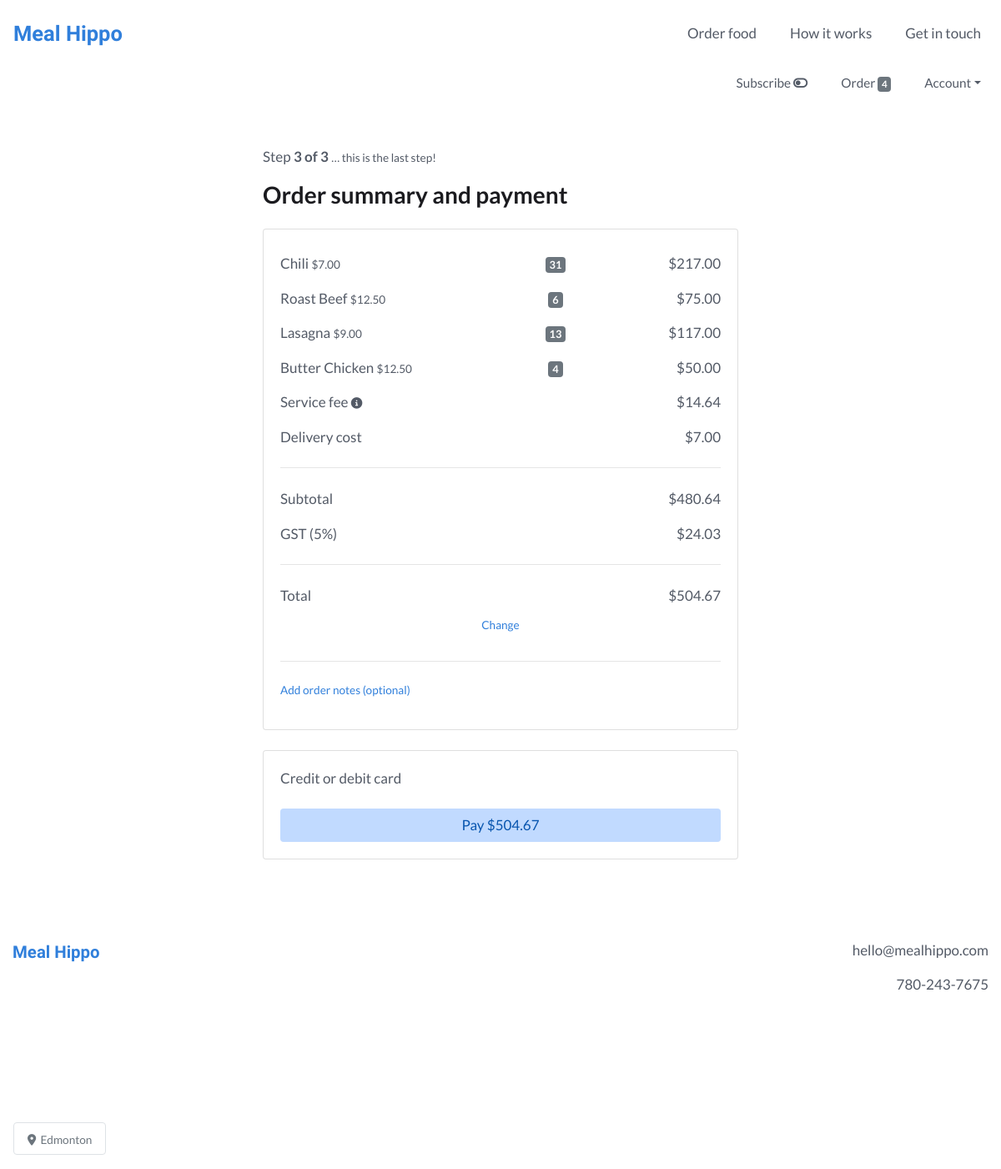
The page /app/order/payment (signed in) on the database its author committed.
### users/models.py (models this page shows, shortened)
class CustomUser(AbstractBaseUser):
    email = models.EmailField(unique=True)
    is_active = models.BooleanField(default=True)
    is_admin = models.BooleanField(default=False)
    objects = CustomUserManager()
    USERNAME_FIELD = 'email'
    REQUIRED_FIELDS = []

### webplatform/models.py (models this page shows, shortened)
class Order(models.Model):
    user = models.ForeignKey(settings.AUTH_USER_MODEL, on_delete=models.CASCADE)
    items = models.ManyToManyField(OrderItem)
    to_be_delivered = models.BooleanField(default=True)
    delivery_date = models.DateField(null=True)
    delivery_time = models.TimeField(null=True)
    notes = models.TextField(blank=True, null=True, verbose_name='Order notes')
    is_completed = models.BooleanField(default=False)
    payment = models.ForeignKey(Payment, on_delete=models.SET_NULL, blank=True, null=True)
    created_at = models.DateTimeField(auto_now_add=True)
    modified_at = models.DateTimeField(auto_now=True)
    def get_order_initial_subtotal(self):
        order_initial_subtotal = 0
        for item in self.items.all():
            order_initial_subtotal += item.get_total_item_price()
        return order_initial_subtotal
    def get_order_web_fee(self):
        order_initial_subtotal = self.get_order_initial_subtotal()
        website_fee_fixed = 1 + 0.33
        website_fee_variable = 0.029
        order_web_fee = website_fee_fixed + order_initial_subtotal * website_fee_variable
        return order_web_fee
    def get_order_subtotal(self):
        order_initial_subtotal = self.get_order_initial_subtotal()
        order_web_fee = self.get_order_web_fee()
        order_subtotal = order_initial_subtotal + order_web_fee
        if not UserDeliveryDetail.objects.filter(user=self.user)[0].free_delivery and self.to_be_delivered:
            order_delivery_fee = 7
            order_subtotal += order_delivery_fee
        return order_subtotal
    def get_order_gst(self):
        order_subtotal = self.get_order_subtotal()
        gst_rate = 0.05
        order_gst = order_subtotal * gst_rate
        return order_gst
    def get_order_total(self):
        order_subtotal = self.get_order_subtotal()
        order_gst = self.get_order_gst()
        order_total = order_subtotal + order_gst
        return order_total

class OrderItem(models.Model):
    user = models.ForeignKey(settings.AUTH_USER_MODEL, on_delete=models.CASCADE)
    item = models.ForeignKey(Item, on_delete=models.CASCADE)
    quantity = models.IntegerField(default=1)
    is_individual = models.BooleanField(default=False)
    is_completed = models.BooleanField(default=False)
    def get_total_item_price(self):
        return self.quantity * self.item.price

class Item(models.Model):
    supplier = models.ForeignKey(Supplier, on_delete=models.CASCADE)
    name = models.CharField(max_length=100)
    description = models.TextField()
    price = models.FloatField()
    minimum_portions = models.IntegerField(blank=True, null=True)
    portion_increment = models.IntegerField(blank=True, null=True)
    minimum_lead_time = models.IntegerField(blank=True, null=True)
    calories = models.CharField(max_length=100, blank=True, null=True)
    protein = models.FloatField(blank=True, null=True)
    fat = models.FloatField(blank=True, null=True)
    carbs = models.FloatField(blank=True, null=True)
    portion_size = models.TextField(blank=True, null=True)
    rank = models.IntegerField(blank=True, null=True)
    is_active = models.BooleanField()
    is_featured = models.BooleanField(default=False)
    created_at = models.DateTimeField(auto_now_add=True)
    modified_at = models.DateTimeField(auto_now=True)

class UserDeliveryDetail(models.Model):
    user = models.OneToOneField(settings.AUTH_USER_MODEL, on_delete=models.CASCADE)
    phone = models.CharField(max_length=20)
    address = models.TextField()
    instructions = models.TextField(blank=True, null=True, verbose_name='Delivery instructions')
    free_delivery = models.BooleanField(default=True)
    is_subscribed = models.BooleanField(default=False, verbose_name='subscribe weekly')

### webplatform/views.py (the view, shortened to what this page needs)
# urls.py: path('app/order/payment', views.OrderPaymentView.as_view(), name='order_payment_view'),
class OrderPaymentView(IsSubscribedMixin, LoginRequiredMixin, View):
    def get(self, *args, **kwargs):
        user = self.request.user
        order = models.Order.objects.get(user=user, is_completed=False)
        order_items = order.items.all()
        free_delivery = models.UserDeliveryDetail.objects.get(user=user).free_delivery
        context = {
            'order': order,
            'order_items': order_items,
            'free_delivery': free_delivery,
            'stripe_pk': settings.STRIPE_API_PUBLISHABLE_KEY,
        }
        return render(self.request, 'webplatform/order_payment_view.html', context)

### webplatform/templatetags/templatetags.py (called while the page is built)
@register.filter
def cart_item_count(user):
    if user.is_authenticated:
        queryset = models.Order.objects.filter(user=user, is_completed=False)
        if queryset.exists():
            return queryset[0].items.count()
    return 0

### webplatform/templates/webplatform/order_payment_view.html (shortened to what this page needs)
{% extends 'base.html' %}
{% load static %}
{% load crispy_forms_tags %}
{% load humanize %}
{% block content %}
<div class="container-fluid my-5">
  <div class="row">
    <div class="col-lg-6 offset-lg-3 col-md-8 offset-md-2 col-12">
      {% if order.to_be_delivered %}
        <p>Step <b>3 of 3</b> <small>&hellip; this is the last step!</small></p>
      {% else %}
        <p>Step <b>2 of 2</b> <small>&hellip; this is the last step!</small></p>
      {% endif %}
      <h3 class="mb-4">Order summary and payment</h3>
      <div class="card mb-4">
        <div class="card-body">
					<div class="container">
            {% for order_item in order_items %}
              <div class="row py-2">
                <div class="col-6 text-left px-0">
                  {{ order_item.item.name }} <small class="mr-3">${{ order_item.item.price|floatformat:2|intcomma }}</small>
                </div>
                <div class="col-3 text-center px-0">
                  <span class="badge badge-secondary">{{ order_item.quantity }}</span>
                </div>
                <div class="col-3 text-right px-0">
                  ${{ order_item.get_total_item_price|floatformat:2|intcomma }}
                </div>
              </div>
            {% endfor %}
            <div class="row py-2">
              <div class="col-6 text-left px-0">
                Service fee <small><span data-toggle="tooltip" data-placement="bottom" title="Covers costs related to payment transactions, servers, and software development"><i class="fas fa-info-circle"></i></span></small>
              </div>
              <div class="col-6 text-right px-0">
                ${{ order.get_order_web_fee|floatformat:2|intcomma }}
              </div>
            </div>
            {% if order.to_be_delivered %}
            <div class="row py-2">
              <div class="col-6 text-left px-0">
                {% if user.is_authenticated and free_delivery or not user.is_authenticated %}
                  <s>Delivery cost</s>
                {% else %}
                  Delivery cost
                {% endif %}
              </div>
              <div class="col-6 text-right px-0">
                {% if user.is_authenticated and free_delivery or not user.is_authenticated %}
                  <s>$7.00</s>
                  <br>
                  <small>Free delivery with first order</small>
                {% else %}
                  $7.00
                {% endif %}
              </div>
            </div>
            {% endif %}
            <div class="row">
              <div class="col px-0">
                <hr>
              </div>
            </div>
            <div class="row py-2">
              <div class="col-6 text-left px-0">
                Subtotal
              </div>
              <div class="col-6 text-right px-0">
                ${{ order.get_order_subtotal|floatformat:2|intcomma }}
              </div>
            </div>
            <div class="row py-2">
              <div class="col-6 text-left px-0">
                GST (5%)
              </div>
              <div class="col-6 text-right px-0">
                ${{ order.get_order_gst|floatformat:2|intcomma }}
              </div>
            </div>
            <div class="row">
              <div class="col px-0">
                <hr>
              </div>
            </div>
            <div class="row py-2">
              <div class="col-6 text-left px-0">
                Total
              </div>
              <div class="col-6 text-right px-0">
                ${{ order.get_order_total|floatformat:2|intcomma }}
              </div>
            </div>
						<div class="row">
							<div class="col px-0 text-center">
								<p><small><a href="{% url 'webplatform:order_items_view' %}">Change</a></small></p>
							</div>
						</div>
						<div class="row">
              <div class="col px-0">
                <hr>
              </div>
            </div>
						<div class="row pt-2">
							<div class="col px-0">
								<small>
									<p><a href="{% url 'webplatform:order_notes_view' %}">{% if order.notes %}Edit notes{% else %}Add order notes (optional){% endif %}</a></p>
								</small>
							</div>
						</div>
          </div>
        </div>
      </div>
      <div class="card">
        <div class="card-body">
          <form action="" method="post" id="payment-form">
            <div class="mb-3">
            	<label for="card-element">
            		Credit or debit card
            	</label>
            </div>
            <button class="btn btn-attention btn-block">Pay ${{ order.get_order_total|floatformat:2|intcomma }}</button>
          </form>
        </div>
      </div>
    </div>
  </div>
</div>
{% endblock %}

### templates/base.html (shortened to what this page needs)
{% load static %}
{% load templatetags %}
<!DOCTYPE html>
<html lang="en" dir="ltr">
  <head>
    <link rel="stylesheet" href="https://stackpath.bootstrapcdn.com/bootstrap/4.4.1/css/bootstrap.min.css">
    <link rel="stylesheet" type="text/css" href="{% static 'style.css' %}">
  </head>
  <body>
    <nav class="navbar navbar-expand-md navbar-light py-3">
      <a class="navbar-brand" href="{% url 'webplatform:home_view' %}">Meal&nbsp;Hippo</a>
      <div class="collapse navbar-collapse" id="navbarText">
        <ul class="navbar-nav ml-auto">
          <li class="nav-item mr-4">
            <a class="nav-link" href="{% url 'webplatform:order_items_view' %}">Order food</a>
          </li>
          <li class="nav-item mr-4">
            <a class="nav-link" href="{% url 'webplatform:support_view' %}">How it works</a>
          </li>
          {% if user.is_authenticated %}
            <li class="nav-item">
          {% else %}
            <li class="nav-item mr-4">
          {% endif %}
            <a class="nav-link" href="{% url 'webplatform:contact_view' %}">Get in touch</a>
          </li>
        </ul>
      </div>
    </nav>
    {% if user.is_authenticated %}
        <nav class="navbar navbar-expand navbar-light user-nav pt-0">
            <ul class="navbar-nav mx-auto ml-md-auto mr-md-0">
              {% if is_subscribed %}
                <li class="nav-item mr-4">
                  <a class="nav-link" data-toggle="modal" data-target="#subscribe_modal" href="">Subscribed <i class="fas fa-toggle-on"></i></a>
                </li>
              {% else %}
                <span data-toggle="tooltip" data-placement="bottom" title="Set up automatic weekly orders and save money">
                  <li class="nav-item mr-4">
                    <a class="nav-link" data-toggle="modal" data-target="#subscribe_modal" href="">Subscribe <i class="fas fa-toggle-off"></i></a>
                  </li>
                </span>
              {% endif %}
              <li class="nav-item mr-4">
                <a class="nav-link" href="{% url 'webplatform:order_items_view' %}">
                  Order <span class="badge badge-secondary">{{ request.user|cart_item_count }}</span>
                </a>
              </li>
              <li class="nav-item dropdown">
                <a class="nav-link dropdown-toggle" data-toggle="dropdown" href="#" role="button" aria-haspopup="true" aria-expanded="false">Account</a>
              </li>
            </ul>
        </nav>
    {% endif %}
    {% block content %}
    {% endblock %}
    <footer>
      <div class="container-fluid text-center py-5 mb-5">
        <div class="row mb-5 pb-5">
          <div class="col-sm text-sm-left mb-4">
            <span class="logo">
              <a href="{% url 'webplatform:home_view' %}">Meal&nbsp;Hippo</a>
            </span>
          </div>
          <div class="col-sm text-sm-right">
            <p>hello@mealhippo.com</p>
            <p>780-243-7675</p>
          </div>
        </div>
      </div>
    </footer>
    <div class="fixed-bottom ml-3 mb-4 location">
      <span class="border rounded text-secondary bg-white px-3 py-2 location-badge">
        <small><i class="fas fa-map-marker-alt"></i>&nbsp;&nbsp;Edmonton</small>
      </span>
    </div>
  </body>
</html>

### static/style.css (style rules this page uses)
:root { --heading: #1B1B1F; --sub_heading: #1B1B1F; --text: #535a66; --logo: #307FDB; --button_dark: #307FDB; --button_light: #388FF4; --link_dark: #307FDB; --link_light: #388FF4; --nav_dark: #535a66; --nav_light: #1B1B1F; --attention_dark: #C1DAFF; --attention_light: #D8E8FF; --attention_text: #0956AF; --splash_focus: #78290F; --grey: #e0e1e4; }
body { color: var(--text); font-family: 'Lato', sans-serif; font-size: 17px; }
.btn { font-size: 1em; }
a, .btn-link { color: var(--link_dark); }
h1, h2, h3 { font-weight: bold; color: var(--heading); }
.navbar-light .navbar-brand, .logo a { color: var(--logo); font-size: 1.5em; font-family: 'Varela Round', sans-serif; font-weight: bold; }
.logo a { font-size: 1.2em; }
.navbar-nav .nav-item a.nav-link { color: var(--nav_dark); }
.user-nav { font-size: 0.9em; }
.btn { padding-left: 25px; padding-right: 25px; }
.btn-attention { background: var(--attention_dark); color: var(--attention_text); }
.location { width: 120px; }

### rows shown on the page
CustomUser: user|cart_item_count "4"
OrderItem: item.name "Chili", item.price "7.00", quantity "31", get_total_item_price "217.00"
OrderItem: item.name "Roast Beef", item.price "12.50", quantity "6", get_total_item_price "75.00"
OrderItem: item.name "Lasagna", item.price "9.00", quantity "13", get_total_item_price "117.00"
OrderItem: item.name "Butter Chicken", item.price "12.50", quantity "4", get_total_item_price "50.00"
Order: get_order_web_fee "14.64", get_order_subtotal "480.64", get_order_gst "24.03", get_order_total "504.67"
